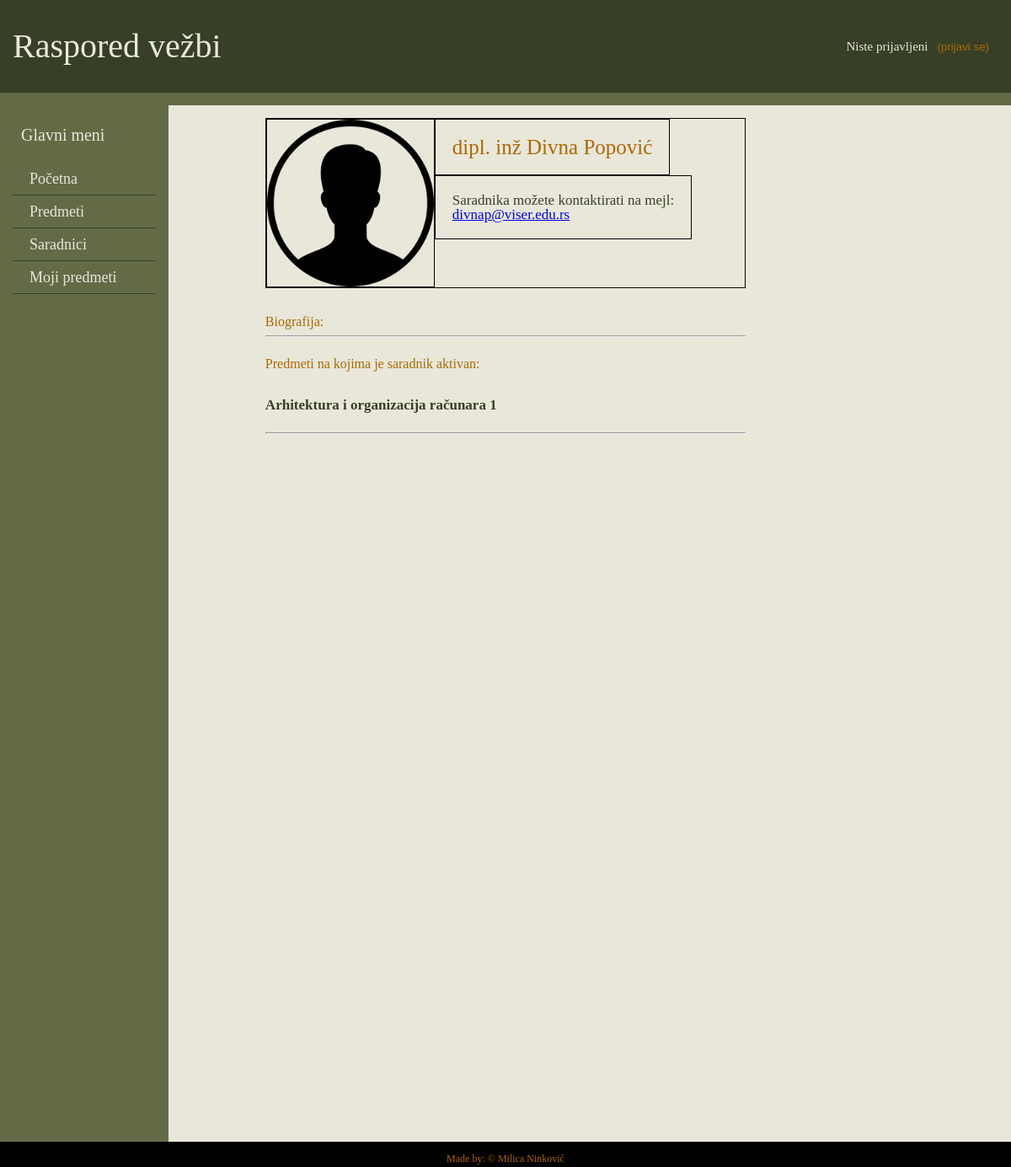
The app's page /stranasaradnik.php?id=11 with its own data.
### tables this page shows
CREATE TABLE `korisnici` (
  `id` int(11) NOT NULL,
  `username` varchar(20) NOT NULL,
  `pass` varchar(20) NOT NULL,
  `tip` int(11) NOT NULL,
  `ime` varchar(15) NOT NULL,
  `prezime` varchar(15) NOT NULL,
  `aktivan` int(11) NOT NULL DEFAULT '1',
  `mail` varchar(45) NOT NULL,
  `bio` text,
  `zvanje` varchar(10) DEFAULT NULL,
  `slika` varchar(255) DEFAULT NULL
);

CREATE TABLE `predmeti` (
  `id` int(11) NOT NULL,
  `naziv` varchar(100) NOT NULL,
  `opis` text,
  `lab` int(11) NOT NULL
);

### Konekcija.php (called while the page is built, shortened)
<?php
class Konekcija
{
    private $con;
    private static $pok;
    private function __construct()
    {
        $host = DB_HOST;
        $user = DB_USER;
        $name = DB_NAME;
        $pass = DB_PASS;
        $this->con = @mysqli_connect($host, $user, $pass, $name)
        OR
        die('Konekcija sa bazom nije uspela' . mysqli_connect_error());
        mysqli_set_charset($this->con, 'utf8');
    }
    public static function pokazivacKon(){
        if( self::$pok ==null )
            self::$pok = new Konekcija();
        return self::$pok;
    }
    public function getKonekcija()
    {
        return $this->con;
    }
    public static function upit($query){
        return   Konekcija::pokazivacKon()->getKonekcija()->query($query);
    }
    public static function prazna($result){
        if($result->num_rows===0)
            return 0;
        else
            return 1;
    }
}

### Saradnik.php (the view, shortened to what this page needs)
<?php
include_once "Konekcija.php";
include_once "Predmet.php";
class Saradnik{
    public static function pisiSaradnika(){
        $id=$_GET['id'];
        $qry="SELECT * FROM korisnici WHERE id=".$id;
        $error="Ovo ne može da se desi, ovo je iluzija,pogledaj bazu!!!";
        $result=Konekcija::upit($qry);
        $valid=Konekcija::prazna($result);
        if($valid==1){
           $row=$result->fetch_assoc();
           echo '<div id="saradnik" class="clearFix">';
                    if($row['slika']==NULL || $row['slika']==""){
            echo '<img src="img/user.png" id="imgsaradnik">';
                    }
            else
            echo'<img src="'.$row['slika'].'"'.'id="imgsaradnik">';
            echo'<h3 id="naslov" class="textsaradnik">'.$row['zvanje'].' '.$row['ime'].' '.$row['prezime'].'</h3>';
            echo '<p id="mail" class="textsaradnik">Saradnika možete kontaktirati na mejl:<br><a href="mailto:" '.$row['mail'].'>'.
            $row['mail'].'</a></p>';
           echo '</div>';
            echo '<div id="biografijaS">';
                    echo '<br><br><p>Biografija:<br>'.$row['bio'].'</p>';
        }
        else
            echo '<h1>'.$error.'</h1>';
    }
        public static function aktivanNa($id){
            $error='Saradnik nije angažovan ni na jednom predmetu';
            $qry="SELECT id, naziv FROM predmeti WHERE id IN (
                            SELECT idpredmet FROM predaje WHERE idsaradnik=".$id." AND aktivan=1)";
            $result=Konekcija::upit($qry);
            $validacija=Konekcija::prazna($result);
            if($validacija==1){
                while($row=$result->fetch_assoc()){
                    $naziv=$row['naziv'];
                    $idp=$row['id'];
                    Predmet::pisiListu($idp,$naziv);
                }
            }
            else echo $error;
        }
}

### Predmet.php (shortened to what this page needs)
<?php
include_once 'Konekcija.php';
include_once 'Saradnik.php';
class Predmet
{
    public static function pisiListu($id,$name){
        echo '<br><li class="lista"><a href="stranapredmeta.php?id='.$id.'">'.$name.'</a></li><br>';
    }
}

### css/style.css (style rules this page uses)
html, body, div, span, applet, object, iframe, h1, h2, h3, h4, h5, h6, p, blockquote, pre, a, abbr, acronym, address, big, cite, code, del, dfn, em, img, ins, kbd, q, s, samp, small, strike, strong, sub, sup, tt, var, b, u, i, center, dl, dt, dd, ol, ul, li, fieldset, form, label, legend, table, caption, tbody, tfoot, thead, tr, th, td, article, aside, canvas, details, embed, figure, figcaption, footer, header, menu, nav, output, ruby, section, summary, time, mark, audio, video { margin: 0; padding: 0; border: 0; font-size: 100%; font: inherit; vertical-align: baseline; }
body { line-height: 1; }
body { padding:0; margin:0; background-color:#e9e7da ; color: #AA6900; }
h3 { font-size:30px; }
.lista { list-style-type: none; }
.lista a { text-decoration: none; color:#373f27; font-size:17px; font-weight: bold; }
#saradnik { border:1px solid black; width:100%; height: auto; }
.clearFix { content:' '; clear: both; display:table; }
#imgsaradnik { float:left; border:1px solid black; width:200px; height:200px; }
.textsaradnik { float:left; padding:20px; height:auto; width:auto; border:1px solid black; }
#naslov { font-size:25px; }
#mail { color:#373f27; font-size:17px; }
#biografijaS { width:100%; height:auto; }

### css/grid.css (style rules this page uses)
html { box-sizing: border-box; }
*,*:before,*:after { box-sizing: inherit; }

### records on screen
korisnici: zvanje "dipl. inž", ime "Divna", prezime "Popović", mail "divnap@viser.edu.rs"
predmeti: naziv "Arhitektura i organizacija računara 1"

### other values on screen
$status "Niste prijavljeni"
